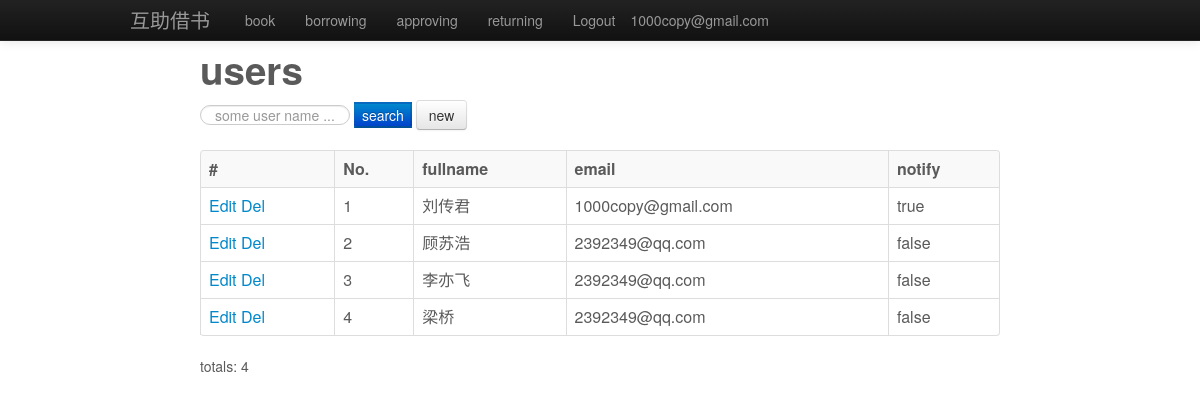
Screenshot of /user_list.php (signed in) with the database file from the repository.
### tables this page shows
create table user(
	 id INT NOT NULL AUTO_INCREMENT PRIMARY KEY,
     fullname NVARCHAR(100) ,
     password varchar(100),
     notify int ,
     email varchar(100) ,
     weibo varchar(100) 
) default default;

### config.inc.php (called while the page is built, shortened)
<?
	function is_login(){
		return isset($_SESSION["user_name"]);
	}
	class DB {
		public function query ($sql){
			$log = new Log;
			$this->result = $this->db_check(mysql_query($sql));
			return $this -> result;
		}
		public function query_array ($sql,$column){
			$log = new Log;
			$result = $this->db_check(mysql_query($sql));
			$arr = Array();
			while($row = $this -> fetch_row($result)){
				array_push($arr,$row[$column]);
			}
			return $arr ;
		}
		public function query_1_1 ($sql){
			$arr = $this->query_array($sql,0);
			return $arr[0] ;
		}
		public function fetch_row($result){
			return mysql_fetch_row($result);
		}
		function db_check($r){
			return $r;
		}
	}
	include_once 'KLogger.php';
	class Log{
		public function Log(){
			$this -> file = $_SERVER['DOCUMENT_ROOT']."/test/log1.txt";
			$this -> _log= new Logger($this -> file);
		}
	}
?>

### KLogger.php (called while the page is built, shortened)
<?php
class Logger {
	private function getTime() {
		return date("d.m.Y - H:i:s");
	}
	public function openLogFile($logfile) {
		$this->logfilehandle=@fopen($logfile,"a");
	}
}
?>

### user_list.php (the view, shortened to what this page needs)
<?php
	include "config.inc.php";
	$page = $_GET['page'];
	if (!$page)
		$page = 1;
	$pagerecords = 10 ;
	$from = ($page-1)*$pagerecords;
	$to = $pagerecords;
	$sql = "select id  ,email,fullname ,notify from user u ";
	$count_sql = "select count(1) from (${sql}) balias";
	$sql = $sql . " limit ${from},${to}";
	$d = new DB;
	try{
		$total_records = $d -> query_1_1($count_sql);
		$result = $d -> query($sql);
	}catch(Exception $e){$l = new Log;$l->warn("${e}");};
?>
<html >
<head>
</head>
<body>
<? include "banner.php" ?>
<div id="wrapper">
<h1>users </h1>
<form action="<?php echo $_SERVER['PHP_SELF']; ?>?action=search"  method="post" class="form-inline">
	<input type="text" placeholder="some user name ..." id="email" name="email"
	value="<?echo $_POST["email"]; ?>" class="search-query input-medium"/>
	<input type="submit" value="search" class="btn-primary"/>
	<? if (is_login()) { ?>
		<a href ="user_new.php" class="btn">new</a>
	<?}else{?>
		<a href="login.php" class="btn">login</a>
	<? } ?>
</form>
<? if (mysql_num_rows($result) <= 0) {die("No users");}
else{ ?>
<table cellpadding="2" class="table table-striped table-bordered">
	<tr>
		<th>#</th>
		<th>No.</th>
		<th>fullname</th>
		<th>email</th>
		<th>notify</th>
	</tr>
<?
	while ($row = mysql_fetch_row($result)) {
		$notify = $row[3] == 0 ?"false":"true";
		$url_e = "<a href='user_edit.php?id=".$row[0]."'>Edit</a>&nbsp;" ;
		$url_d = "<a href='user_delete.php?id=".$row[0]."'>Del</a>" ;
		echo "<tr>" .
			  "<td>" . $url_e. $url_d. "</td>" .
			  "<td>" . $row[0] . "</td>" .
			  "<td>" . $row[2] . "</td>" .
			  "<td>" . $row[1] . "</td>" .
			  "<td>" . $notify . "</td>" .
			  "<tr>";
	}
?>
</table>
<?}?>
<?
	echo "totals: " . $total_records;
?>
</div>
</body>
</html>

### banner.php
<div class="navbar navbar-inverse navbar-fixed-top">
  <div class="navbar-inner">
    <div class="container">
		<a class="brand" href="/index.php">互助借书</a>
		<ul class="nav">
		<li ><a href="/book_list.php">book</a></li>
		<li ><a href="/book_borrow.php">borrowing</a></li>
		<li ><a href="/book_approving.php">approving</a></li>
		<li ><a href="/book_return_cart.php">returning</a></li>
		<? if (!is_login()){ ?>
			<li><a href="/login.php" >Login</a></li>
		<?}else{?>
			<li><a href="/logout.php">Logout</a></li>
			<p class="navbar-text pull-right">
            	<a href="#" class="navbar-link"><? echo $_SESSION['user_name']?></a>
         	</p>
		<?}?>
		</ul>
    </div>
  </div>
</div>

### wrapper.css (style rules this page uses)
body { color: #5a5a5a; width: 800px; margin: 50px auto 0; }

### rows the page displays
user: id "1", fullname "刘传君", email "1000copy@gmail.com", notify "true"
user: id "2", fullname "顾苏浩", email "2392349@qq.com", notify "false"
user: id "3", fullname "李亦飞", email "2392349@qq.com", notify "false"
user: id "4", fullname "梁桥", email "2392349@qq.com", notify "false"

### other values shown
$_SESSION['user_name'] "1000copy@gmail.com"
$total_records "4"
